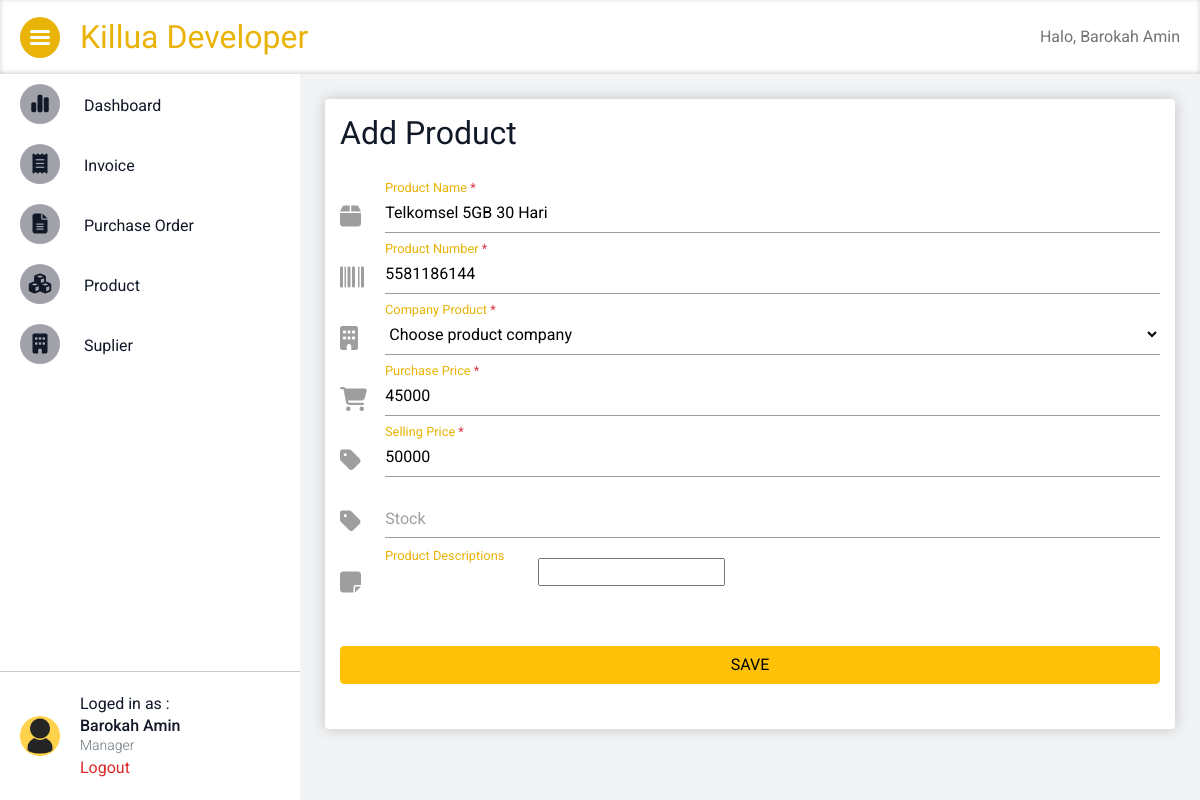
Page /app/product/edit_id=6P3rWVJ8b3CsSKV (signed in) on the committed database.
### UserApp/models.py (models this page shows, shortened)
class BioUser(models.Model):
    custom_id = models.CharField(max_length=25, unique=True)
    image_profile = models.ImageField(upload_to='profile/', null=True, blank=True)
    birth_date = models.DateField()
    birth_place = models.CharField(max_length=255)
    id_number = models.CharField(max_length=255)
    gender = models.CharField(max_length=2)
    address = models.CharField(max_length=255, null=True, blank=True)
    religion = models.CharField(max_length=255, null=True, blank=True)
    position = models.CharField(max_length=255)
    user = models.ForeignKey(User, on_delete=models.CASCADE)
    def get_position(self):
        return self.position

### ProductApp/models.py (models this page shows, shortened)
class Product(models.Model):
    custom_id = models.CharField(max_length=25, unique=True)
    name = models.CharField(max_length=255)
    number = models.CharField(max_length=255, unique=True)
    purchase = models.PositiveIntegerField()
    selling = models.PositiveIntegerField()
    stock = models.IntegerField(null=True, default=0)
    update = models.DateField(auto_now=True)
    descriptions = RichTextField(
        config_name='no_toolbar',
        null=True,
        blank=True,
    )
    company = models.ForeignKey(Suplier, on_delete=models.CASCADE)

### ProductApp/views.py (the view, shortened to what this page needs)
# urls.py: re_path(r'^product/edit_id=(?P<product_id>\w+)$', views.edit_product, name='edit-product'),
@login_required(redirect_field_name='')
def edit_product(request, product_id):
    product = Product.objects.get(custom_id=product_id)
    data = {
        'name': product.name,
        'number': product.number,
        'purchase': product.purchase,
        'selling': product.selling,
        'stock': product.stock,
        'descriptions': product.descriptions,
        'company': product.company
    }
    product_form = ProductForm(request.POST or None, initial=data)
    nav_active = {
        'product': 'active',
    }
    biouser = BioUser.objects.get(user=request.user)
    context = {
        'title': 'Edit Product',
        'menu_active': nav_active,
        'product_form': product_form,
        'biouser': biouser,
    }
    return render(request, 'form/add_product.html', context)

### ProductApp/models.py (called while the page is built)
    def __str__(self):
        return self.name

### templates/form/add_product.html (shortened to what this page needs)
{% extends 'base.html' %}
{% load static %}
{% block navigation %}
{% include 'navigation.html' %}
{% endblock %}
{% block content %}
<section id="main_section" class="main-section">
    <div class="content-wrapper">
        <h1 class="title-form">Add Product</h1>
        <form method="POST" id="product_input">
            <div class="input-wrapper">
                <i class="icon-input fa-solid fa-box"></i>
                <div class="input-field">
                    {{ product_form.name }}
                    <label for="{{ product_form.name.auto_id }}">
                        {{ product_form.name.label }}
                        <span class="text-danger">*</span>
                    </label>
                </div>
            </div>
            <div class="input-wrapper">
                <i class="icon-input fa-solid fa-barcode"></i>
                <div class="input-field">
                    {{ product_form.number }}
                    <label for="{{ product_form.number.auto_id }}">
                        {{ product_form.number.label }}
                        <span class="text-danger">*</span>
                    </label>
                </div>
            </div>
            <div class="input-wrapper">
                <i class="icon-input fa-solid fa-building"></i>
                <div class="input-field">
                    {{ product_form.company }}
                    <label for="{{ product_form.company.auto_id }}" class="active">
                        {{ product_form.company.label }}
                        <span class="text-danger">*</span>
                    </label>
                </div>
            </div>
            <div class="input-wrapper">
                <i class="icon-input fa-solid fa-cart-shopping"></i>
                <div class="input-field">
                    {{ product_form.purchase }}
                    <label for="{{ product_form.purchase.auto_id }}">
                        {{ product_form.purchase.label }}
                        <span class="text-danger">*</span>
                    </label>
                </div>
            </div>
            <div class="input-wrapper">
                <i class="icon-input fa-solid fa-tag"></i>
                <div class="input-field">
                    {{ product_form.selling }}
                    <label for="{{ product_form.selling.auto_id }}">
                        {{ product_form.selling.label }}
                        <span class="text-danger">*</span>
                    </label>
                </div>
            </div>
            <div class="input-wrapper">
                <i class="icon-input fa-solid fa-tag"></i>
                <div class="input-field">
                    {{ product_form.stock }}
                    <label for="{{ product_form.stock.auto_id }}">
                        {{ product_form.stock.label }}
                    </label>
                </div>
            </div>
            <div class="input-wrapper">
                <i class="icon-input fa-solid fa-note-sticky"></i>
                <div class="input-field">
                    <label for="{{ product_form.descriptions.auto_id }}" class="ckeditor">
                        {{ product_form.descriptions.label }}
                    </label>
                    {{ product_form.descriptions }}
                </div>
            </div>
            <button id="submit_product" class="btn-submit btn btn-warning w-100" type="button">SAVE</button>
        </form>
    </div>
</section>
{% endblock %}

### templates/navigation.html (shortened to what this page needs)
{% load static %}
<nav class="navbar navbar-light bg-white sticky-top ">
    <div style="padding: 0 20px;" class="d-flex justify-content-between align-items-center w-100">
        <div class="d-flex align-items-center">
            <div class="toggle-nav active" id="toggle_nav">
                <span></span>
                <span></span>
                <span></span>
            </div>
            <a class="navbar-brand" href="{% url 'index' %}">Killua Developer</a>
        </div>
        <span class="navbar-text">
            Halo, {{ user.get_full_name }}
        </span>
    </div>
</nav>
<div id="menu_wrapper" class="menu-wrapper">
    <ul class="menu-list">
        <li class="menu-item {{ menu_active.dashboard }}">
            <a href="{% url 'index' %}" class="menu-link">
                <i class="icon fa-solid fa-chart-simple"></i>
                <span>Dashboard</span>
            </a>
        </li>
        <li class="menu-item {{ menu_active.invoice }}">
            <a href="{% url 'productapp:all-doc' %}?doc_type=inv" class="menu-link">
                <i class="fa-solid fa-receipt"></i>
                <span>Invoice</span>
            </a>
        </li>
        <li class="menu-item {{ menu_active.purchase_order }}">
            <a href="{% url 'productapp:all-doc' %}?doc_type=po" class="menu-link">
                <i class="fa-solid fa-file-lines"></i>
                <span>Purchase Order</span>
            </a>
        </li>
        <li class="menu-item {{ menu_active.products }}">
            <a href="{% url 'productapp:all-product' %}" class="menu-link">
                <i class="fa-solid fa-cubes"></i>
                <span>Product</span>
            </a>
        </li>
        <li class="menu-item {{ menu_active.suplier }}">
            <a href="{% url 'productapp:all-suplier' %}" class="menu-link">
                <i class="fa-solid fa-building"></i>
                <span>Suplier</span>
            </a>
        </li>
    </ul>
    <div class="login-menu">
        {% if biouser.image_profile %}
        <img class="image-user" src="{{ biouser.get_image_profile_url }}" alt="Your Profile">
        {% else %}
        <img class="image-user" src="{% static 'img/blank_profile.png' %}" alt="Your Profile">
        {% endif %}
        <div class="desc-login">
            <span style="margin-bottom: 10px;">Loged in as :</span>
            <a href="{% url 'userapp:user-profile' %}" class="link-profile">{{ user.get_full_name }}</a>
            <span class="text-secondary text-position">
                {{ biouser.get_position }}
            </span>
            <a class="link-logout d-block" href="{% url 'userapp:logout' %}">Logout</a>
        </div>
    </div>
</div>

### static/css/style_all.css (style rules this page uses)
*, body, html { padding: 0; margin: 0; box-sizing: border-box; }
body { background-color: #F2F3F5; font-family: 'Roboto', sans-serif; color: #111827; overflow-x: hidden; }
a, a:hover, a:focus { display: inline-block; text-decoration: none; color: #111827; }
a.link-profile { font-weight: 500; line-height: 1.2; font-size: 1rem; display: block; }
.text-position { font-size: 14px; font-weight: 300; margin-bottom: 10px; display: block; }
label.ckeditor { transform: translateY(-14px) scale(.8); color: #EAB308; transform-origin: 0 0; }
.main-section { display: flex; justify-content: space-between; margin-left: 300px; }
.title-form { font-family: 'Acme', sans-serif; font-size: 32px; margin-bottom: 40px; }
.navbar { box-shadow: inset 0 -1px 5px rgba(0, 0, 0, .2) }
.navbar .navbar-brand, .navbar .navbar-brand:hover, .navbar .navbar-brand:focus { font-family: 'Acme', sans-serif; font-size: 32px; color: #EAB308; }
.toggle-nav { padding: 10px; border-radius: 50%; cursor: pointer; transition: all .5s; margin-right: 20px; background-color: var(--bs-grey); }
.toggle-nav span { display: block; width: 20px; height: 3px; border-radius: 1rem; margin: 3px 0; background-color: #111827; }
.toggle-nav.active { background-color: #EAB308; }
.toggle-nav.active span { background-color: #FFFFFF; }
.menu-wrapper { display: flex; flex-direction: column; justify-content: space-between; position: fixed; left: 0; top: 74px; bottom: 0; height: calc(100vh - 74px); background-color: #FFFFFF; max-width: 300px; width: 100%; transition: all .5s; z-index: 1020; }
.menu-list { overflow-y: auto; overflow-x: hidden; }
.menu-list .menu-item { position: relative; margin-left: -2rem; cursor: pointer; }
.menu-item>a { transition: weight .1s; }
.menu-link { padding: 10px 20px; width: 100%; position: relative; }
.menu-link>i, .login-menu>i { font-size: 20px; width: 40px; padding: 10px 0; background-color: var(--bs-grey); border-radius: 50%; text-align: center; margin-right: 20px; }
.main-section { margin-left: 300px; transition: all .5s; overflow-x: auto; }
.login-menu { padding: 20px; display: flex; align-items: center; border-top: 1px solid rgba(0, 0, 0, .2); }
.login-menu .desc-login>* { padding: 0; margin: 0; }
.login-menu>.image-user { width: 40px; height: 40px; border-radius: 50%; margin-right: 20px; background-color: #ffd24b; }
.link-logout { color: #DC2626; }
.input-wrapper { display: flex; padding: 10px 0; margin-bottom: 10px; }
.input-wrapper>.icon-input { line-height: 3rem; font-size: 24px; width: 3rem; color: #9e9e9e; }
.input-field { position: relative; width: 100%; margin-bottom: 1rem; }
.input-normal, .select-normal { background-color: transparent; border: none; border-bottom: 1px solid #9e9e9e; border-radius: 0; outline: none; height: 2.5rem; width: 100%; font-size: 1rem; margin: 0 0 4px 0; padding: 0; -webkit-box-shadow: none; box-shadow: none; -webkit-box-sizing: content-box; box-sizing: content-box; -webkit-transition: border .3s, -webkit-box-shadow .3s; transition: border .3s, -webkit-box-shadow .3s; transition: box-shadow .3s, border .3s; transition: box-shadow .3s, border .3s, -webkit-box-shadow .3s; }
.input-field .input-normal~label, .input-field .select-normal~label { position: absolute; text-align: initial; top: 0; left: 0; color: #9e9e9e; transform: translateY(10px); transition: transform .3s; transform-origin: 0% 100%; }
.input-normal~label.active, .select-normal~label.active, label.ckeditor { transform: translateY(-14px) scale(.8); color: #EAB308; transform-origin: 0 0; }
.btn-submit { margin-top: 40px; margin-bottom: 30px; }
.content-wrapper { margin: 25px; padding: 15px; width: 100%; border-radius: .25rem; background-color: #FFFFFF; box-shadow: 0 0 15px rgba(0, 0, 0, .2); }
.input-wrapper { margin: 0; padding: 0; }

### rows in the picture
BioUser: get_position "Manager"
Product: name "Telkomsel 5GB 30 Hari", number "5581186144", company "Choose product company", purchase "45000", selling "50000"

### other values in the picture
{{ user.get_full_name }} "Barokah Amin"
{{ product_form.name.label }} "Product Name"
{{ product_form.number.label }} "Product Number"
{{ product_form.company.label }} "Company Product"
{{ product_form.purchase.label }} "Purchase Price"
{{ product_form.selling.label }} "Selling Price"
{{ product_form.stock.label }} "Stock"
{{ product_form.descriptions.label }} "Product Descriptions"
